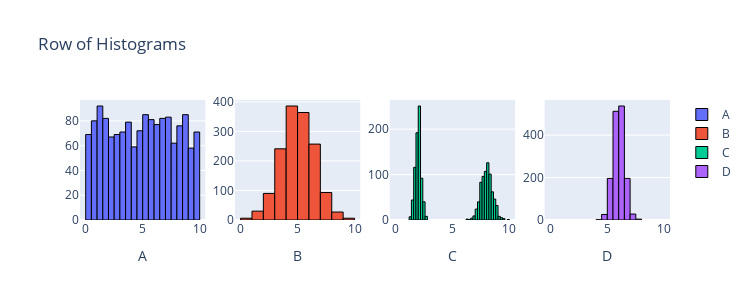

Notebook source saved alongside this figure:
### Markdown cell above
**PART FOUR: PRELECTURE**

### Code cell
from scipy import stats
import plotly.graph_objects as go
from plotly.subplots import make_subplots
import numpy as np

n = 1500
data1 = stats.uniform.rvs(0, 10, size=n)
data2 = stats.norm.rvs(5, 1.5, size=n)
data3 = np.r_[stats.norm.rvs(2, 0.25, size=int(n/2)), stats.norm.rvs(8, 0.5, size=int(n/2))]
data4 = stats.norm.rvs(6, 0.5, size=n)

fig = make_subplots(rows=1, cols=4)

fig.add_trace(go.Histogram(x=data1, name='A', nbinsx=30, marker=dict(line=dict(color='black', width=1))), row=1, col=1)
fig.add_trace(go.Histogram(x=data2, name='B', nbinsx=15, marker=dict(line=dict(color='black', width=1))), row=1, col=2)
fig.add_trace(go.Histogram(x=data3, name='C', nbinsx=45, marker=dict(line=dict(color='black', width=1))), row=1, col=3)
fig.add_trace(go.Histogram(x=data4, name='D', nbinsx=15, marker=dict(line=dict(color='black', width=1))), row=1, col=4)

fig.update_layout(height=300, width=750, title_text="Row of Histograms")
fig.update_xaxes(title_text="A", row=1, col=1)
fig.update_xaxes(title_text="B", row=1, col=2)
fig.update_xaxes(title_text="C", row=1, col=3)
fig.update_xaxes(title_text="D", row=1, col=4)
fig.update_xaxes(range=[-0.5, 10.5])

for trace in fig.data:
    trace.xbins = dict(start=0, end=10)
    
# This code was produced by just making requests to Microsoft Copilot
# https://github.com/pointOfive/stat130chat130/blob/main/CHATLOG/wk3/COP/SLS/0001_concise_makeAplotV1.md

fig.show() # USE `fig.show(renderer="png")` FOR ALL GitHub and MarkUs SUBMISSIONS

### Figure 1 — Plotly figure (JSON) as saved in the notebook; plotly's stock layout.template omitted (floating-point values rounded to 4 significant figures; data arrays with more than 128 entries replaced by an {"elided": "..."} marker saying what was removed)
{"data": [{"marker": {"line": {"color": "black", "width": 1}}, "name": "A", "nbinsx": 30, "type": "histogram", "x": {"elided": "1500 float values"}, "xaxis": "x", "xbins": {"end": 10, "start": 0}, "yaxis": "y"}, {"marker": {"line": {"color": "black", "width": 1}}, "name": "B", "nbinsx": 15, "type": "histogram", "x": {"elided": "1500 float values"}, "xaxis": "x2", "xbins": {"end": 10, "start": 0}, "yaxis": "y2"}, {"marker": {"line": {"color": "black", "width": 1}}, "name": "C", "nbinsx": 45, "type": "histogram", "x": {"elided": "1500 float values"}, "xaxis": "x3", "xbins": {"end": 10, "start": 0}, "yaxis": "y3"}, {"marker": {"line": {"color": "black", "width": 1}}, "name": "D", "nbinsx": 15, "type": "histogram", "x": {"elided": "1500 float values"}, "xaxis": "x4", "xbins": {"end": 10, "start": 0}, "yaxis": "y4"}], "layout": {"height": 300, "title": {"text": "Row of Histograms"}, "width": 750, "xaxis": {"anchor": "y", "domain": [0, 0.2125], "range": [-0.5, 10.5], "title": {"text": "A"}}, "xaxis2": {"anchor": "y2", "domain": [0.2625, 0.475], "range": [-0.5, 10.5], "title": {"text": "B"}}, "xaxis3": {"anchor": "y3", "domain": [0.525, 0.7375], "range": [-0.5, 10.5], "title": {"text": "C"}}, "xaxis4": {"anchor": "y4", "domain": [0.7875, 1], "range": [-0.5, 10.5], "title": {"text": "D"}}, "yaxis": {"anchor": "x", "domain": [0, 1]}, "yaxis2": {"anchor": "x2", "domain": [0, 1]}, "yaxis3": {"anchor": "x3", "domain": [0, 1]}, "yaxis4": {"anchor": "x4", "domain": [0, 1]}}}
